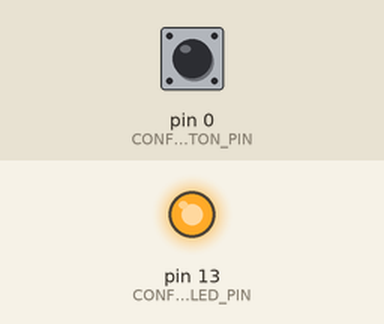
Simulated run of this program. Board: Teensy 4. Shown: output pins drawn as LEDs (lit = HIGH). The test bench sets the inputs (shaded band); at power-on: pin 0 (CONFIG_BUTTON_PIN) HIGH. USB keyboard and mouse output is not drawn.

Above: at 0.7 s.
At 2.35 s:
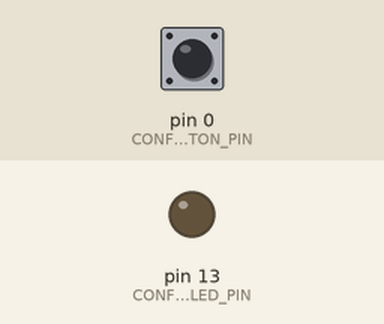
Timing chart, 0 to 3.0 s (numbered marks = the images above):
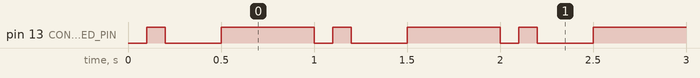

The program:

main.cpp
```cpp
#include <Arduino.h>
#include <Keyboard.h>

/*
  Big Red Button
    Author: Nick Daria
    Date: 11/07/2024

*/

//  Duration of each loop duration in ms
#define APP_PERIOD_MS           5

//  Button
//    Weak internal pullup, switch normally closed to ground, active high
#define CONFIG_BUTTON_PIN       0
#define CONFIG_BUTTON_PULL      INPUT_PULLUP
#define CONFIG_BUTTON_PUSH_DIR  HIGH
#define CONFIG_BUTTON_PUSH_MS   30

//  Open circuit repeat (0 to disable)
#define CONFIG_BUTTON_REPEAT_MS 1000

//  LED
#define CONFIG_LED_PIN          LED_BUILTIN

//  Bidirectional button timer (positive = pressed, negative = released)
int64_t button_ms = 0;

//  Decrementing timer for flashing LED after lock command is sent
uint16_t lock_command_sent_flash_tmr = 0;

void setup() {
  pinMode(CONFIG_LED_PIN, OUTPUT);
  pinMode(CONFIG_BUTTON_PIN, INPUT_PULLUP);

  Keyboard.begin();
}

//  Uptime modulo operation for flip-flop functionality
bool flip_flop(unsigned long duration) {
  return (millis() / duration) % 2;
}

//  Bidirectional timer for tracking button press (positive = pressed, negative = released)
void bidirectional_timer(int64_t* timer, bool state) {
  if (state) {
    if (*timer < 0) {
      *timer = 0;  // Reset to zero if less than 0
    }
    // Increment timer, checking for overflow
    if (*timer <= INT64_MAX - APP_PERIOD_MS) {
      *timer += APP_PERIOD_MS;
    } else {
      *timer = INT64_MAX;  // Cap at INT64_MAX to prevent overflow
    }
  } else {
    if (*timer > 0) {
      *timer = 0;  // Reset to zero if greater than 0
    }
    // Decrement timer, checking for underflow
    if (*timer >= INT64_MIN + APP_PERIOD_MS) {
      *timer -= APP_PERIOD_MS;
    } else {
      *timer = INT64_MIN;  // Cap at INT64_MIN to prevent underflow
    }
  }
}

void lockWindows() {
  //  Flash LED for 250ms
  lock_command_sent_flash_tmr = 250;

  //  Win
  Keyboard.press(KEY_LEFT_GUI);

  //  L
  Keyboard.press('l');

  //  Release all keys
  Keyboard.releaseAll();
}

void program_logic() {
  //  Flashing LED
  bool flash_write = flip_flop(500);

  //  Faster flash if lock command sent recently
  if (lock_command_sent_flash_tmr > 0) {
    flash_write = flip_flop(100);
    lock_command_sent_flash_tmr -= APP_PERIOD_MS;
  }

  //  Write to LED
  digitalWrite(CONFIG_LED_PIN, flash_write);

  //  Monitor button status
  bidirectional_timer(&button_ms, digitalRead(CONFIG_BUTTON_PIN) == CONFIG_BUTTON_PUSH_DIR);

  //  Debounced button signal is pressed
  if(button_ms == CONFIG_BUTTON_PUSH_MS) {
    lockWindows();
  }

  //  Open circuit protection
  if(button_ms % CONFIG_BUTTON_REPEAT_MS == 0 && button_ms >= 0 && CONFIG_BUTTON_REPEAT_MS != 0) {
    lockWindows();
  }
}

void loop() {
  program_logic();

  //  Wait for next loop
  unsigned long release_timestamp = millis() + APP_PERIOD_MS;
  while (millis() < release_timestamp) {
    delayMicroseconds(100);
  }
}
```

Measured:
- by itself, pin 13 (CONFIG_LED_PIN): repeats every 1.0 s: LOW 0.30 s, HIGH 0.50 s, LOW 0.10 s, HIGH 0.10 s
- by itself, everything shown: repeats every 1.0 s, in 4 steps
